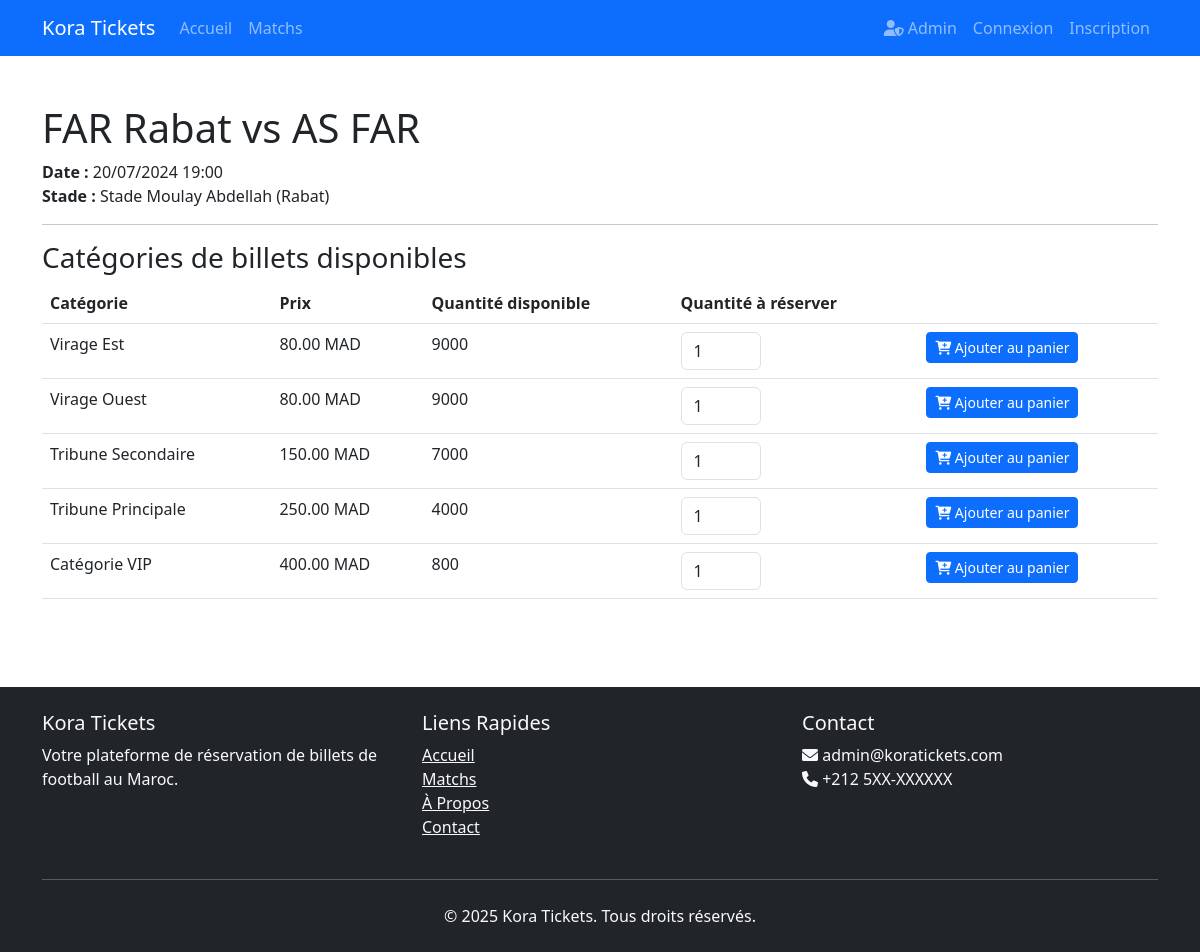
The page /tickets.php?match_id=2 on the database its author committed.
### tables this page shows
CREATE TABLE `matches` (
  `id` int(11) NOT NULL,
  `home_team` varchar(100) NOT NULL,
  `away_team` varchar(100) NOT NULL,
  `match_date` datetime NOT NULL,
  `stadium_id` int(11) NOT NULL,
  `description` text DEFAULT NULL,
  `image_url` varchar(255) DEFAULT NULL,
  `created_at` timestamp NOT NULL DEFAULT current_timestamp(),
  `updated_at` timestamp NOT NULL DEFAULT current_timestamp() ON UPDATE current_timestamp()
);

CREATE TABLE `stadiums` (
  `id` int(11) NOT NULL,
  `name` varchar(100) NOT NULL,
  `location` varchar(255) NOT NULL,
  `capacity` int(11) NOT NULL,
  `created_at` timestamp NOT NULL DEFAULT current_timestamp()
);

CREATE TABLE `ticket_categories` (
  `id` int(11) NOT NULL,
  `match_id` int(11) NOT NULL,
  `name` varchar(100) NOT NULL,
  `price` decimal(10,2) NOT NULL,
  `total_quantity` int(11) NOT NULL,
  `available_quantity` int(11) NOT NULL,
  `created_at` timestamp NOT NULL DEFAULT current_timestamp()
);

### tickets.php (the view, shortened to what this page needs)
<?php
require_once __DIR__ . '/includes/header.php';
$match_id = (int)$_GET['match_id'];
$stmt = $conn->prepare("
    SELECT m.*, s.name as stadium_name, s.location as stadium_location
    FROM matches m
    JOIN stadiums s ON m.stadium_id = s.id
    WHERE m.id = ?
");
$stmt->execute([$match_id]);
$match = $stmt->fetch(PDO::FETCH_ASSOC);
$stmt = $conn->prepare("
    SELECT *
    FROM ticket_categories
    WHERE match_id = ? AND available_quantity > 0
    ORDER BY price ASC
");
$stmt->execute([$match_id]);
$categories = $stmt->fetchAll(PDO::FETCH_ASSOC);
?>
<div class="container py-4">
    <h1>
        <?php echo htmlspecialchars($match['home_team']); ?> vs <?php echo htmlspecialchars($match['away_team']); ?>
    </h1>
    <p>
        <strong>Date :</strong> <?php echo date('d/m/Y H:i', strtotime($match['match_date'])); ?><br>
        <strong>Stade :</strong> <?php echo htmlspecialchars($match['stadium_name']); ?> (<?php echo htmlspecialchars($match['stadium_location']); ?>)
    </p>
    <hr>
    <h3>Catégories de billets disponibles</h3>
    <?php if (empty($categories)): ?>
        <div class="alert alert-warning">Aucune catégorie de billet disponible pour ce match.</div>
    <?php else: ?>
        <table class="table">
            <thead>
                <tr>
                    <th>Catégorie</th>
                    <th>Prix</th>
                    <th>Quantité disponible</th>
                    <th>Quantité à réserver</th>
                    <th></th>
                </tr>
            </thead>
            <tbody>
                <?php foreach ($categories as $cat): ?>
                    <tr>
                        <td><?php echo htmlspecialchars($cat['name']); ?></td>
                        <td><?php echo number_format($cat['price'], 2); ?> MAD</td>
                        <td><?php echo $cat['available_quantity']; ?></td>
                        <td>
                            <input type="number" id="qty_<?php echo $cat['id']; ?>" min="1" max="<?php echo $cat['available_quantity']; ?>" value="1" class="form-control" style="width:80px;">
                        </td>
                        <td>
                            <button class="btn btn-primary btn-sm" onclick="addToCart(<?php echo $cat['id']; ?>)">
                                <i class="fas fa-cart-plus"></i> Ajouter au panier
                            </button>
                        </td>
                    </tr>
                <?php endforeach; ?>
            </tbody>
        </table>
    <?php endif; ?>
</div>
<?php require_once __DIR__ . '/includes/footer.php'; ?>

### assets/css/style.css (style rules this page uses)
body { min-height: 100vh; display: flex; flex-direction: column; }
.btn-primary { background-color: #0d6efd; border-color: #0d6efd; }

### rows shown on the page
matches: home_team "FAR Rabat", away_team "AS FAR", match_date "20/07/2024 19:00", stadium.name "Stade Moulay Abdellah", stadium.location "Rabat"
ticket_categories: name "Virage Est", price "80.00", available_quantity "9000"
ticket_categories: name "Virage Ouest", price "80.00", available_quantity "9000"
ticket_categories: name "Tribune Secondaire", price "150.00", available_quantity "7000"
ticket_categories: name "Tribune Principale", price "250.00", available_quantity "4000"
ticket_categories: name "Catégorie VIP", price "400.00", available_quantity "800"

### other values the page prints
SITE_NAME "Kora Tickets"
ADMIN_EMAIL "admin@koratickets.com"
